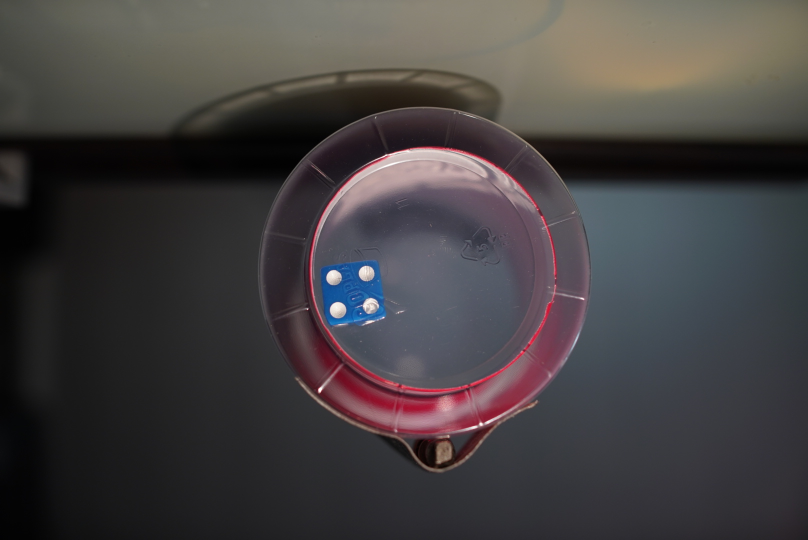
#> input picture dice/im1.jpg, 1616 x 1080 px (shown at 1/2 size)
$ python video_capture.py   (older library calls are emulated)
#> lines starting #> are read from the running program, lines starting #| are printed output that depends on the picture; after the words box and inside, x2 and y2 are one past the last pixel; in counts of white or black regions, pixels touching at a corner belong together
import numpy as np
import cv2
import matplotlib
matplotlib.use('TkAgg')
import matplotlib.pyplot as plt

cap = cv2.VideoCapture(0)

fourcc = cv2.VideoWriter_fourcc(*'XVID')
out = cv2.VideoWriter('demo.avi',fourcc, 20.0, (1280,960))
# out.write(frame) # write to video file

def detect_die(img, original, name):
    img = cv2.medianBlur(img,7)

    canny = cv2.Canny(img,100,200,7)
    canny_thick = cv2.dilate(canny, np.ones((2, 2)))

    cv2.imshow("canny_thick", canny_thick)

    ret, contours, hierarchy = cv2.findContours(canny_thick,cv2.RETR_TREE,cv2.CHAIN_APPROX_SIMPLE)

    for contour in contours:
        area = cv2.contourArea(contour, True)
        x,y,w,h = cv2.boundingRect(contour)
        perimeter = cv2.arcLength(contour,True)

        box_ratio = w / h

        if area > 2000 and area < 20000 and box_ratio > .85 and box_ratio < 1.15:
            single_die = gray[y+1:y+h, x+1:x+w]

            otus_ret, single_thresh = cv2.threshold(single_die,0,255,cv2.THRESH_BINARY+cv2.THRESH_OTSU)
            single_thresh = cv2.bitwise_not(single_thresh)

            cv2.imshow("single_die_thresh", single_thresh)
            cv2.imshow("single_die", single_die)

            params = cv2.SimpleBlobDetector_Params()
            params.minThreshold = 0
            params.maxThreshold = 256
            params.filterByArea = True
            params.minArea = 200
            params.maxArea = 2000
            params.filterByCircularity = False
            params.minCircularity = .8
            params.filterByConvexity = False
            params.minConvexity = 0.5
            params.filterByInertia =False
            params.minInertiaRatio = 0.5
            detector = cv2.SimpleBlobDetector_create(params)

            keypoints = detector.detect(single_thresh)

            single_die_keypoints = cv2.drawKeypoints(single_thresh, keypoints, np.array([]), (0,0,255), cv2.DRAW_MATCHES_FLAGS_DRAW_RICH_KEYPOINTS)

            cv2.imshow("keypoints", single_die_keypoints)

            font = cv2.FONT_HERSHEY_SIMPLEX
            cv2.rectangle(img,(x,y),(x+w,y+h),(0,255,0),2)
            cv2.imshow("imageaa", img)
            cv2.putText(original, 'die=' + str(len(keypoints)) ,(x,y), font, .8,(0,0,0),2,cv2.LINE_AA)
            print(str(len(keypoints)))

    print("===")

while(cap.isOpened()):
    # ret, frame = cap.read()
    frame = cv2.imread("dice/im1.jpg")
#> frame is the input picture: shape (1080, 1616, 3); mean B, G, R 65.2, 64.4, 68
    ret = True

    if ret==True:
        rgb = frame
        hsv = cv2.cvtColor(frame, cv2.COLOR_BGR2HSV)
#> hsv: shape (1080, 1616, 3); mean H, S, V 78.2, 38.3, 72.5
        gray = cv2.cvtColor(frame, cv2.COLOR_BGR2GRAY)
        lab = cv2.cvtColor(frame, cv2.COLOR_BGR2LAB)
#> lab: shape (1080, 1616, 3); mean of channels 0, 1, 2 69.5, 129.9, 128.2

        frame_b, frame_g, frame_r = cv2.split(rgb)
        frame_h, frame_s, frame_v = cv2.split(hsv)
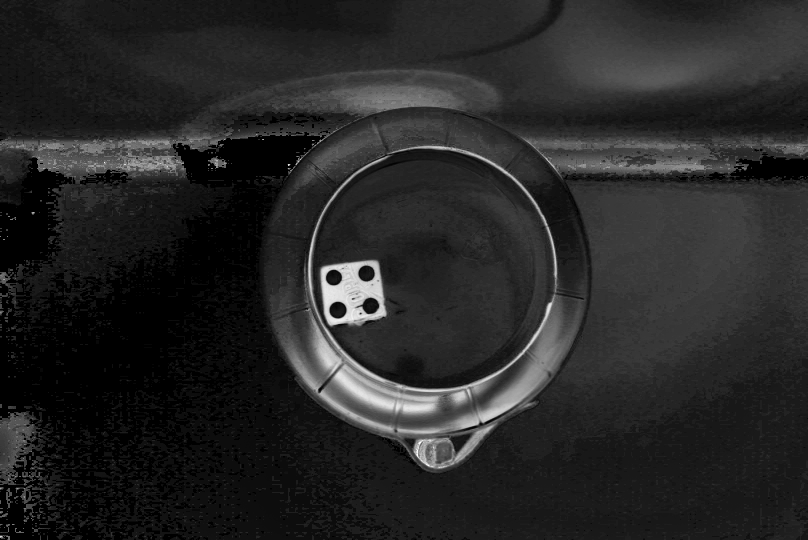
#> frame_s: shape (1080, 1616) (shown at 1/2 size); min 0, max 255, mean 38.3
        lab_l, lab_a, lab_b = cv2.split(lab)
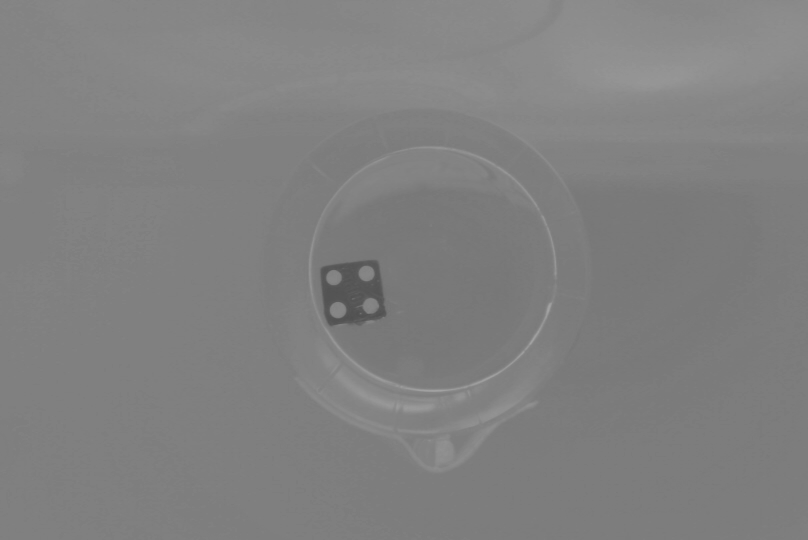
#> lab_b: shape (1080, 1616) (shown at 1/2 size); min 79, max 166, mean 128.2

        ret2,th2 = cv2.threshold(lab_b,100,255,cv2.THRESH_BINARY)
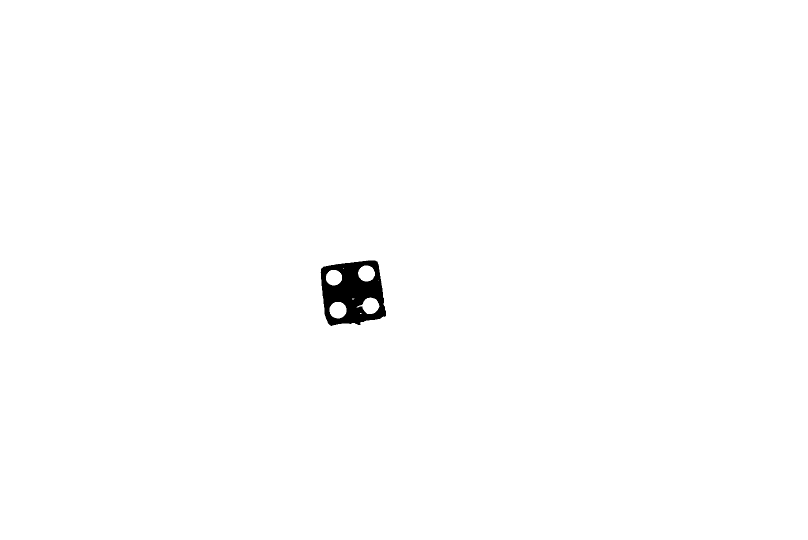
#> th2: shape (1080, 1616) (shown at 1/2 size); 99.4% white; 1 black region, box (x1, y1, x2, y2) and area: (641, 521, 772, 652) 10676

        detect_die(th2, rgb, "normal")
#> in detect_die, `img = cv2.medianBlur(img,7)`: img: shape (1080, 1616); 99.4% white; 1 black region, box (x1, y1, x2, y2) and area: (642, 521, 772, 651) 10743
#> in detect_die, `canny = cv2.Canny(img,100,200,7)`: canny: shape (1080, 1616); 0.05% white in thin lines or dots, all inside (x1, y1, x2, y2) = (641, 520, 772, 651)
#> in detect_die, `canny_thick = cv2.dilate(canny, np.ones((2, 2)))`:
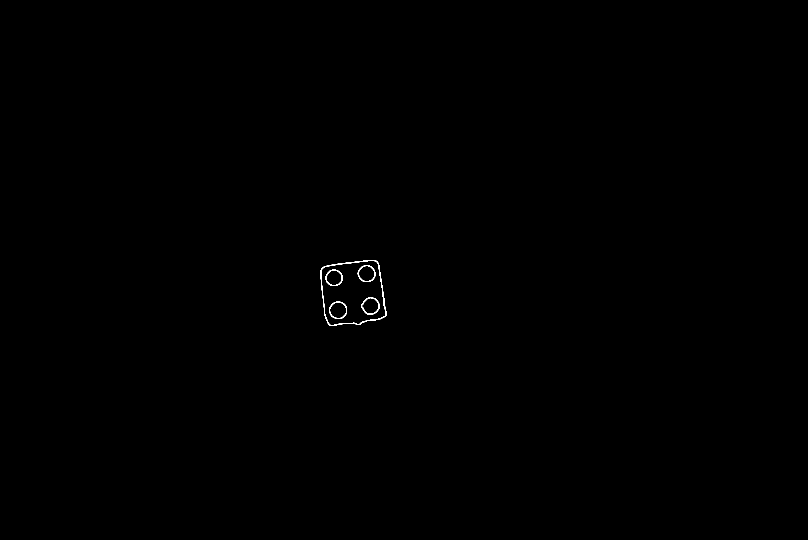
#> canny_thick: shape (1080, 1616) (shown at 1/2 size); 0.11% white in thin lines or dots, all inside (x1, y1, x2, y2) = (641, 520, 773, 652)
#> in detect_die, `ret, contours, hierarchy = cv2.findContours(canny_thick,cv2.RETR_TREE,..`: contours = 10 contours; largest, box (x1, y1, x2, y2) and area: (641, 520, 773, 652) 14387, (642, 521, 772, 651) 13848, (658, 603, 694, 638) 962, (722, 594, 759, 629) 932, (715, 530, 751, 564) 906
#> the loop in detect_die, `for contour in contours:` made 10 passes
#> (area, x, y, w, h, perimeter, box_ratio, otus_ret) on pass 2: (13848.5, 642, 521, 130, 130, 473, 1, 143)
#> (area, x, y, w, h, perimeter, box_ratio) on passes 1, 3, 4, 5, 6, 7: (-14387, 641, 520, 132, 132, 482, 1), (-961.5, 658, 603, 36, 35, 116.3, 1.03), (810.5, 659, 604, 34, 33, 106, 1.03), (-931.5, 722, 594, 37, 35, 114.8, 1.06), (769.5, 723, 595, 35, 33, 104.5, 1.06), (-856, 651, 539, 34, 33, 108.9, 1.03)
#| 4
#> pass 2, in detect_die, `otus_ret, single_thresh = cv2.threshold(single_die,0,255,cv2.THRESH_BI..`:
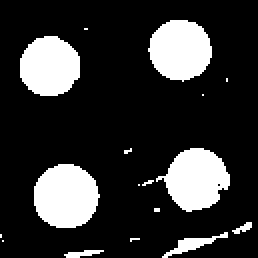
#> single_thresh: shape (129, 129) (shown 2 times larger); 19.8% white; 17 white regions (10 under 20 px), largest, box (x1, y1, x2, y2) and area: (17, 82, 50, 114) 831, (78, 74, 115, 106) 765, (74, 10, 106, 41) 754
#> pass 2, in detect_die, `single_die_keypoints = cv2.drawKeypoints(single_thresh, keypoints, np...`:
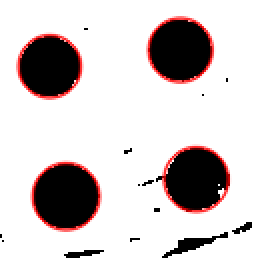
#> single_die_keypoints: shape (129, 129, 3) (shown 2 times larger); mean of channels 0, 1, 2 198.5, 198.5, 206; drawn as B, G, R
#> after the loop in detect_die, `for contour in contours:`:
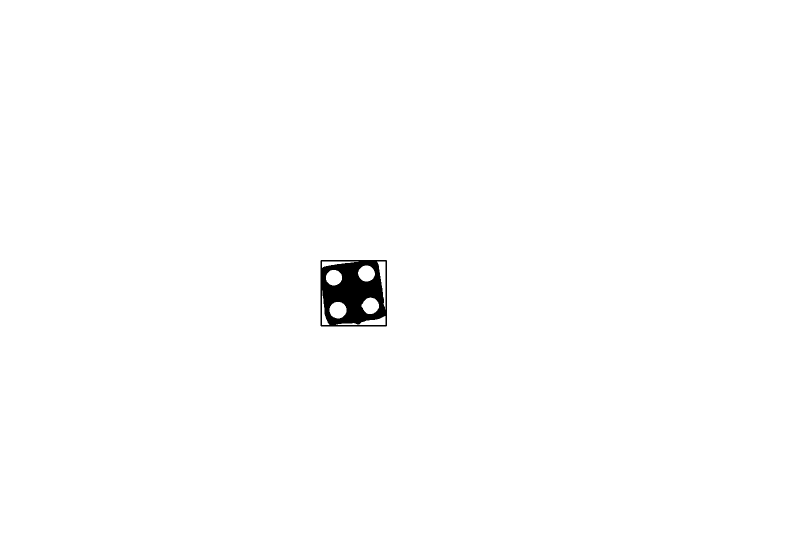
#> img: shape (1080, 1616) (shown at 1/2 size); 99.3% white; 1 black region, box (x1, y1, x2, y2) and area: (641, 520, 774, 653) 12187

        cv2.imshow('gray', rgb)
        out.write(rgb)
        print(rgb.shape)
#| (1080, 1616, 3)

        if cv2.waitKey(1) & 0xFF == ord('q'):
#> (key q is pressed here)
            break
    else:
        break

cap.release()
out.release()
cv2.destroyAllWindows()
